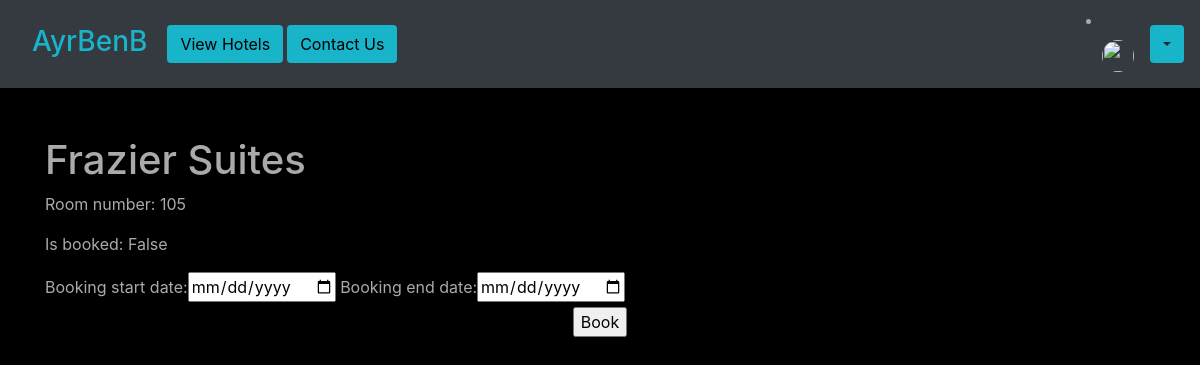
Before: /hotel-room/fs-105 with the older database file.
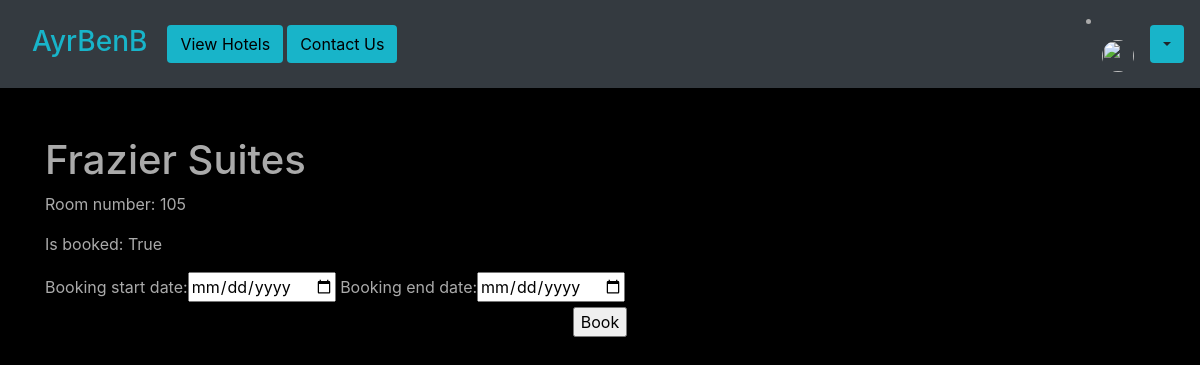
After: the same page with the newer database file.
### base/models.py (models this page shows, shortened)
class HotelRoom(models.Model):
    hotel = models.ForeignKey(Hotel, on_delete=models.CASCADE)
    room_number = models.IntegerField(blank=False, default='000')
    is_booked = models.BooleanField(default=False)
    slug = models.SlugField()

class Hotel(models.Model):
    location = models.ForeignKey(Location, on_delete=models.CASCADE, default=True, null=True)
    hotel_name = models.CharField(max_length=100)
    hotel_rating = models.IntegerField(default=1, validators=[
            MaxValueValidator(5),
            MinValueValidator(1)
        ])
    description = models.CharField(max_length=500, blank=False, default="Lorem ipsum dolor sit amet consectetur adipisicing elit.")
    slug = models.SlugField()
    image = models.ImageField(upload_to='images/', default='images/default.jpg')

### base/views.py (the view, shortened to what this page needs)
# urls.py: path('hotel-room/<slug>', views.hotel_rooms, name='hotel-room'),
def hotel_rooms(request, slug):
    hotel_room = get_object_or_404(HotelRoom, slug=slug)
    context = {
        'room': hotel_room
    }
    if request.method == 'GET':
        form = DateForm()
        print(request.GET.get(''))
        context['form'] = form
        return render(request, "base/hotel-room.html", context)

### base/forms.py
class DateForm(forms.Form):
    booking_start_date = forms.DateField(widget=DateInput)
    booking_end_date = forms.DateField(widget=DateInput)

### base/templates/base/hotel-room.html (shortened to what this page needs)
{% extends "base/base.html" %}
{% load crispy_forms_tags %}
{% block content %}
    <h1>{{ room.hotel.hotel_name }}</h1>
    <p>Room number: {{ room.room_number }}</p>
    <p>Is booked: {{ room.is_booked }}</p>
    <form method="POST">
        {{ form.as_table }}
        <p style="text-align: center"><input type="submit" value="Book"></p>
    </form>
{% endblock content %}

Changed rows visible on the page:
changed HotelRoom "Frazier Suites": is_booked "False" → "True"
